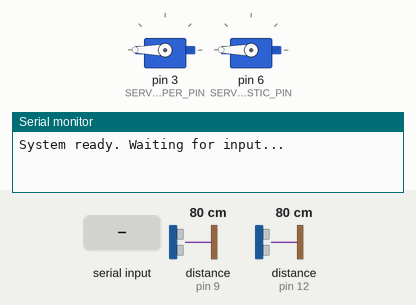
Recording of a sketch running on a simulated Arduino Uno, built with avr-gcc and run on an emulated ATmega328P. Parts: 2 × servo, the last lines printed to the serial monitor. The test bench sets the inputs (shaded band); at power-on: distance to the obstacle (sensors on pin 9, pin 12) 80 cm. The echo pulse lasts 58.3 µs per cm.

Above: at 1.2 s.
1.3 s: "plastic\n" received over Serial
At 2.2 s:
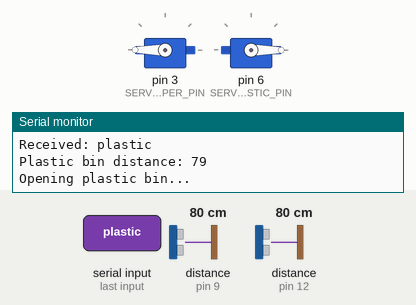
2.8 s: "paper\n" received over Serial
At 5.2 s:
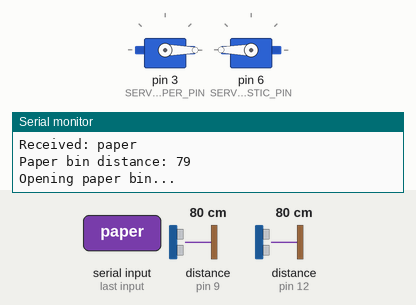
Timing chart, 0 to 8.8 s (numbered marks = the images above; inputs shaded):
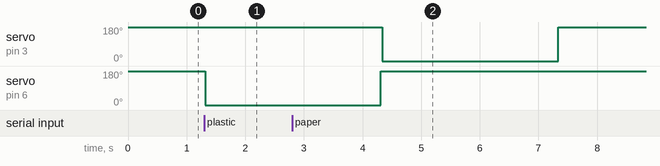

Measured:
- after the input at 1.3 s, servo on pin 6 (SERVO_PLASTIC_PIN): 180° → 0° at once
- after the input at 2.8 s, servo on pin 3 (SERVO_PAPER_PIN): 180° → 0° after 1.5 s, → 180° 3.0 s later

The sketch:

practical_arduino.ino
```cpp
#include <Servo.h>

// Paper ultrasonic
#define TRIG_PAPER 11
#define ECHO_PAPER 9

// Plastic ultrasonic
#define TRIG_PLASTIC 13
#define ECHO_PLASTIC 12

// Servo pins
#define SERVO_PAPER_PIN 3
#define SERVO_PLASTIC_PIN 6

Servo servoPaper;
Servo servoPlastic;

String input = "";

void setup() {
  Serial.begin(9600);

  // Set ultrasonic pins
  pinMode(TRIG_PAPER, OUTPUT);
  pinMode(ECHO_PAPER, INPUT);
  pinMode(TRIG_PLASTIC, OUTPUT);
  pinMode(ECHO_PLASTIC, INPUT);

  // Attach servos
  servoPaper.attach(SERVO_PAPER_PIN);
  servoPlastic.attach(SERVO_PLASTIC_PIN);

  // Start with both bins CLOSED
  servoPaper.write(180);
  servoPlastic.write(180);

  Serial.println("System ready. Waiting for input...");
}

void loop() {
  if (Serial.available()) {
    input = Serial.readStringUntil('\n');
    input.trim();  // Remove newline/whitespace

    Serial.print("Received: ");
    Serial.println(input);

    if (input == "plastic") {
      long dist = getDistance(TRIG_PLASTIC, ECHO_PLASTIC);
      Serial.print("Plastic bin distance: ");
      Serial.println(dist);

      if (dist > 10) {
        Serial.println("Opening plastic bin...");
        servoPlastic.write(0);
        delay(3000); // Keep open for 3 seconds
        servoPlastic.write(180);
        Serial.println("Plastic bin closed.");
      } else {
        Serial.println("Plastic bin is full. Not opening.");
      }
    }

    else if (input == "paper") {
      long dist = getDistance(TRIG_PAPER, ECHO_PAPER);
      Serial.print("Paper bin distance: ");
      Serial.println(dist);

      if (dist > 10) {
        Serial.println("Opening paper bin...");
        servoPaper.write(0);
        delay(3000); // Keep open for 3 seconds
        servoPaper.write(180);
        Serial.println("Paper bin closed.");
      } else {
        Serial.println("Paper bin is full. Not opening.");
      }
    }

    else {
      Serial.println("Unknown input.");
    }
  }
}

// Get distance from ultrasonic sensor
long getDistance(int trigPin, int echoPin) {
  digitalWrite(trigPin, LOW);
  delayMicroseconds(2);
  digitalWrite(trigPin, HIGH);
  delayMicroseconds(10);
  digitalWrite(trigPin, LOW);

  long duration = pulseIn(echoPin, HIGH, 30000); // Timeout: 30ms = ~500cm
  long distance = duration * 0.034 / 2;

  if (distance == 0) return 999; // Safety fallback
  return distance;
}
```
